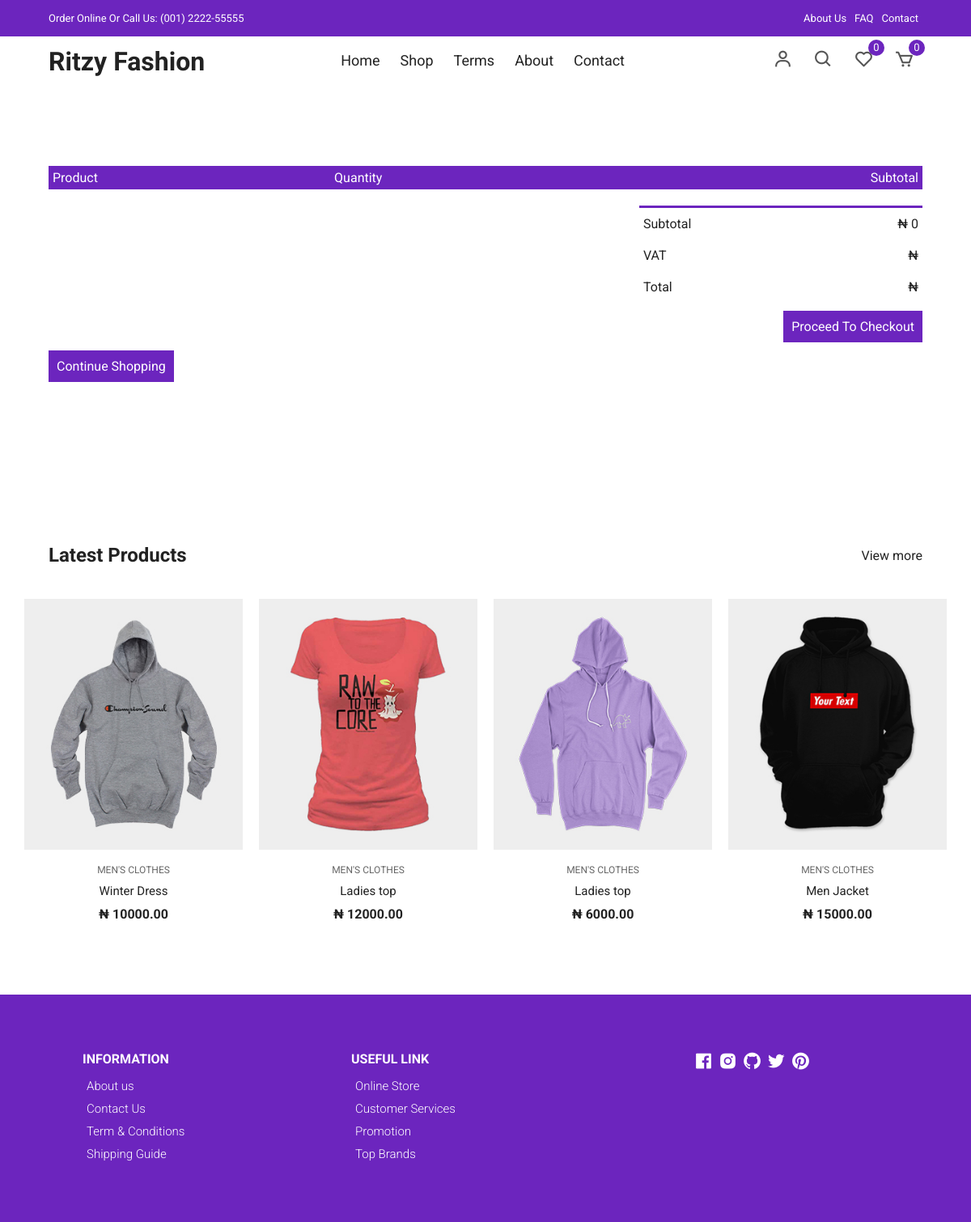
Before: /cart/ with the older database file.
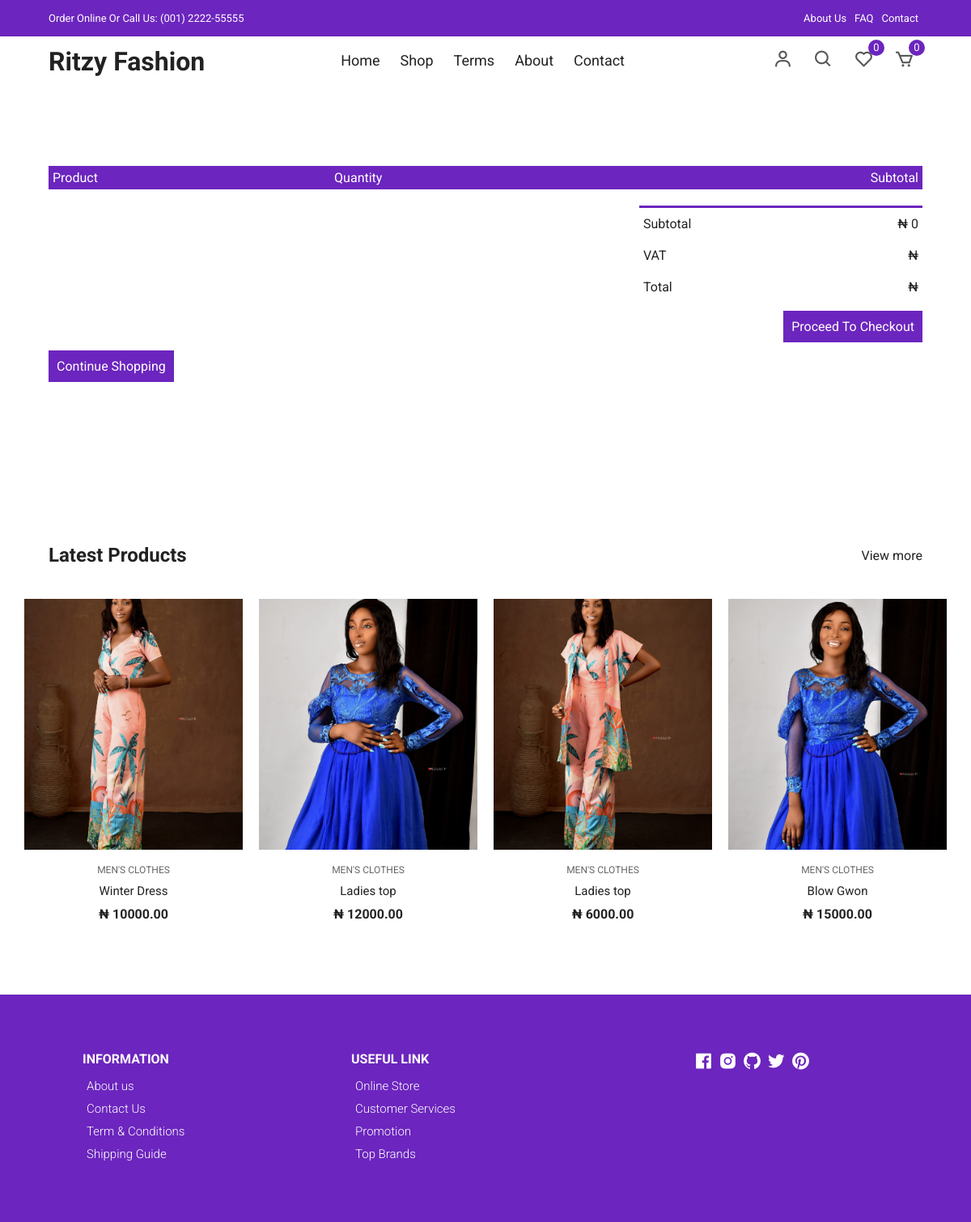
After: the same page with the newer database file.
### products/models.py (models this page shows, shortened)
class Product(models.Model):
    category = models.ForeignKey(Category, related_name='products', on_delete=models.CASCADE)
    name = models.CharField(max_length=200, db_index=True)
    slug = models.SlugField(max_length=200, db_index=True)
    image = models.ImageField(upload_to='products/%Y/%m/%d', blank=True)
    description = models.TextField(blank=True)
    price = models.DecimalField(max_digits=10, decimal_places=2)
    available = models.BooleanField(default=True)
    created = models.DateTimeField(auto_now_add=True)
    updated = models.DateTimeField(auto_now=True)
    class Meta:
        ordering = ('name',)
        index_together = (('id', 'slug'),)
    def get_absolute_url(self):
        return reverse('products:product_detail', args=[self.id, self.slug])

### cart/views.py (the view)
# urls.py: path('', views.cart_detail, name='cart_detail'),
def cart_detail(request):
    cart = Cart(request)
    latest_products = Product.objects.order_by('-category')[:4]
    context = {
        'cart': cart,
        'latest_products': latest_products
    }
    for item in cart:
        item['update_quantity_form'] = CartAddProductForm(initial={'quantity': item['quantity'], 'override': True})
    return render(request, 'cart/shop_cart.html', context)

### cart/cart.py (called while the page is built)
    def __iter__(self):
        product_ids = self.cart.keys()
        products = Product.objects.filter(id__in=product_ids)
        cart = self.cart.copy()
        for product in products:
            cart[str(product.id)] ['product'] = product
        for item in cart.values():
            item['price'] = Decimal(item['price'])
            item['total_price'] = item['price'] * item['quantity']
            yield item

    def __len__(self):
        return sum(item['quantity'] for item in self.cart.values())

    def get_total_price(self):
        return sum(Decimal(item['price']) * item['quantity'] for item in self.cart.values())

### cart/templates/cart/shop_cart.html (shortened to what this page needs)
{% extends 'mart/base.html' %}
{% load static %}
{%block content %}
    <div class="top-nav">
      <div class="container d-flex">
        <p>Order Online Or Call Us: (001) 2222-55555</p>
        <ul class="d-flex">
          <li><a href="#">About Us</a></li>
          <li><a href="#">FAQ</a></li>
          <li><a href="#">Contact</a></li>
        </ul>
      </div>
    </div>
    <div class="navigation">
      <div class="nav-center container d-flex">
        <a href="index.html" class="logo"><h1>Ritzy Fashion</h1></a>
        <ul class="nav-list d-flex">
          <li class="nav-item">
            <a href="{% url 'mart:ritzy-home' %}" class="nav-link">Home</a>
          </li>
          <li class="nav-item">
            <a href="{% url 'product:product_list' %}" class="nav-link">Shop</a>
          </li>
          <li class="nav-item">
            <a href="#terms" class="nav-link">Terms</a>
          </li>
          <li class="nav-item">
            <a href="#about" class="nav-link">About</a>
          </li>
          <li class="nav-item">
            <a href="#contact" class="nav-link">Contact</a>
          </li>
        </ul>
        <div class="icons d-flex">
          <a href="login.html" class="icon">
            <i class="bx bx-user"></i>
          </a>
          <div class="icon">
            <i class="bx bx-search"></i>
          </div>
          <div class="icon">
            <i class="bx bx-heart"></i>
            <span class="d-flex">0</span>
          </div>
          <a href="cart.html" class="icon">
            <i class="bx bx-cart"></i>
            <span class="d-flex">0</span>
          </a>
        </div>
      </div>
    </div>
    <div class="container cart">
      <table>
        <tr>
          <th>Product</th>
          <th>Quantity</th>
          <th>Subtotal</th>
        </tr>
      </table>
      <div class="total-price">
        <table>
          <tr>
            <td>Subtotal</td>
            <td>&#8358; {{ cart.get_total_price }}</td>
          </tr>
          <tr>
            <td>VAT</td>
            <td>&#8358;</td>
          </tr>
          <tr>
            <td>Total</td>
            <td>&#8358; </td>
          </tr>
        </table>
        <a href="{% url 'products:order_create' %}" class="checkout btn">Proceed To Checkout</a>
      </div>
       <div class="col-md-6 text-center">
            <a href="{% url 'products:product_list' %}" class="checkout btn">Continue Shopping</a>
        </div>
    </div>
    <section class="section featured">
      <div class="top container">
        <h1>Latest Products</h1>
        <a href="{% url 'products:product_list' %}" class="view-more">View more</a>
      </div>
      <div class="product-center container">
           {% for product in latest_products %}
        <div class="product-item">
          <div class="overlay">
            <a href="" class="product-thumb">
              <img src="{{ product.image.url }}" alt="" />
            </a>
          </div>
          <div class="product-info">
            <span>MEN'S CLOTHES</span>
            <a href="{{ product.get_absolute_url }}">{{ product.name }}</a>
            <h4>₦ {{ product.price }}</h4>
          </div>
          <ul class="icons">
          </ul>
        </div>
            {% endfor %}
      </div>
    </section>
{% endblock content %}

Changed rows visible on the page:
changed Product "Winter Dress": image: a different picture
changed Product (number 2 of 4 on the later page): image: a different picture
changed Product (number 3 of 4 on the later page): image: a different picture
changed Product: image: a different picture; name "Men Jacket" → "Blow Gwon"
